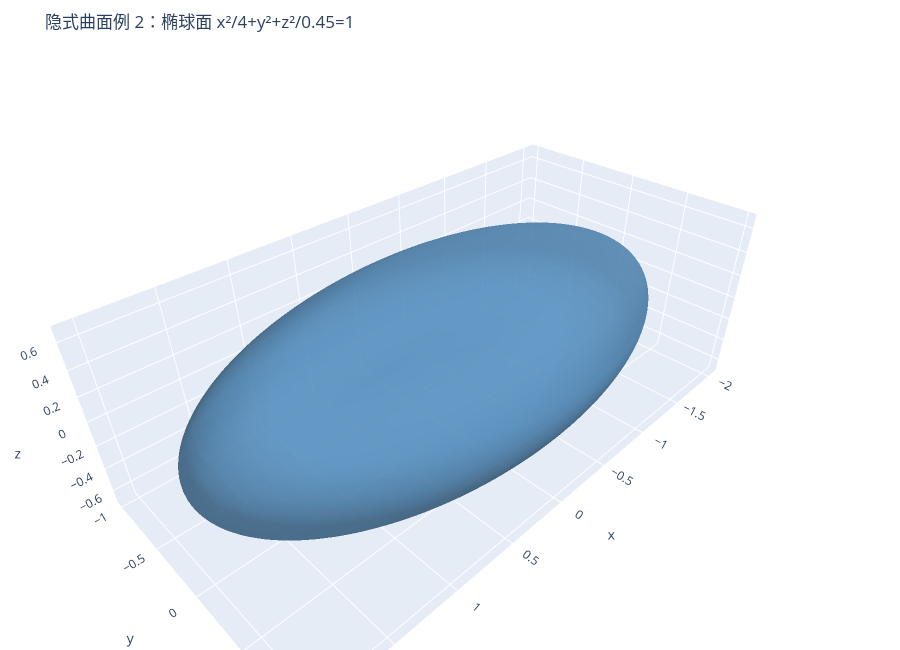
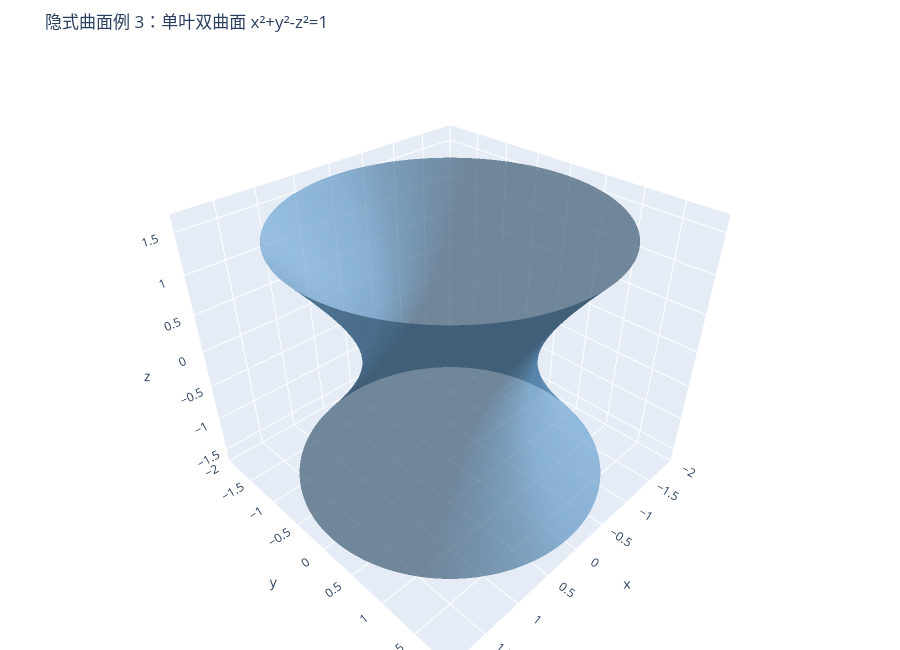

Notebook source saved alongside these figures, in order:
### Code cell
def F_ellipsoid(x, y, z):
    return x**2 / 4 + y**2 + z**2 / 0.45 - 1


plot_implicit_surface(
    F_ellipsoid,
    xlim=(-2.4, 2.4),
    ylim=(-1.4, 1.4),
    zlim=(-1.0, 1.0),
    n=64,
    title="隐式曲面例 2：椭球面 x²/4+y²+z²/0.45=1",
)


def F_hyperboloid_one_sheet(x, y, z):
    return x**2 + y**2 - z**2 - 1


plot_implicit_surface(
    F_hyperboloid_one_sheet,
    xlim=(-2.0, 2.0),
    ylim=(-2.0, 2.0),
    zlim=(-1.6, 1.6),
    n=64,
    title="隐式曲面例 3：单叶双曲面 x²+y²-z²=1",
)

### Figure 1 — Plotly figure (JSON) as saved in the notebook; plotly's stock layout.template omitted (floating-point values rounded to 4 significant figures; data arrays with more than 128 entries replaced by an {"elided": "..."} marker saying what was removed)
{"data": [{"color": "steelblue", "flatshading": false, "i": {"elided": "20300 int values"}, "j": {"elided": "20300 int values"}, "k": {"elided": "20300 int values"}, "lighting": {"ambient": 0.55, "diffuse": 0.75, "specular": 0.25}, "name": "隐式曲面", "opacity": 0.62, "type": "mesh3d", "x": {"elided": "10152 float values"}, "y": {"elided": "10152 float values"}, "z": {"elided": "10152 float values"}}], "layout": {"height": 650, "margin": {"b": 0, "l": 0, "r": 0, "t": 55}, "scene": {"aspectmode": "data", "xaxis": {"title": {"text": "x"}}, "yaxis": {"title": {"text": "y"}}, "zaxis": {"title": {"text": "z"}}}, "title": {"text": "隐式曲面例 2：椭球面 x²/4+y²+z²/0.45=1"}, "width": 900}}

### Figure 2 — Plotly figure (JSON) as saved in the notebook; plotly's stock layout.template omitted (floating-point values rounded to 4 significant figures; data arrays with more than 128 entries replaced by an {"elided": "..."} marker saying what was removed)
{"data": [{"color": "steelblue", "flatshading": false, "i": {"elided": "29152 int values"}, "j": {"elided": "29152 int values"}, "k": {"elided": "29152 int values"}, "lighting": {"ambient": 0.55, "diffuse": 0.75, "specular": 0.25}, "name": "隐式曲面", "opacity": 0.62, "type": "mesh3d", "x": {"elided": "14816 float values"}, "y": {"elided": "14816 float values"}, "z": {"elided": "14816 float values"}}], "layout": {"height": 650, "margin": {"b": 0, "l": 0, "r": 0, "t": 55}, "scene": {"aspectmode": "data", "xaxis": {"title": {"text": "x"}}, "yaxis": {"title": {"text": "y"}}, "zaxis": {"title": {"text": "z"}}}, "title": {"text": "隐式曲面例 3：单叶双曲面 x²+y²-z²=1"}, "width": 900}}
